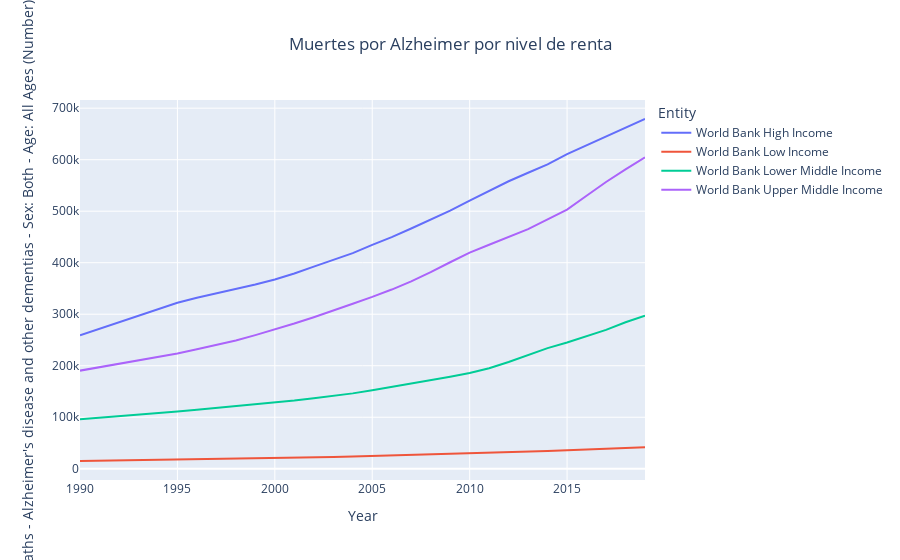

Notebook code for this chart:
### Markdown cell above
## Alzheimer

### Code cell
fig=px.line(
    data_frame=df_income,
    y="Deaths - Alzheimer's disease and other dementias - Sex: Both - Age: All Ages (Number)",
    x="Year",
    color="Entity",
    title= "Muertes por Alzheimer"
            
    )
fig.update_layout(
    title={
        'text': "Muertes por Alzheimer por nivel de renta",
        'x': 0.5,
        'xanchor':'center'

    }
)

### Figure 1 — Plotly figure (JSON) as saved in the notebook; plotly's stock layout.template omitted (floating-point values rounded to 4 significant figures)
{"data": [{"hovertemplate": "Entity=World Bank High Income<br>Year=%{x}<br>Deaths - Alzheimer's disease and other dementias - Sex: Both - Age: All Ages (Number)=%{y}<extra></extra>", "legendgroup": "World Bank High Income", "line": {"color": "#636efa", "dash": "solid"}, "marker": {"symbol": "circle"}, "mode": "lines", "name": "World Bank High Income", "orientation": "v", "showlegend": true, "type": "scatter", "x": [1990, 1991, 1992, 1993, 1994, 1995, 1996, 1997, 1998, 1999, 2000, 2001, 2002, 2003, 2004, 2005, 2006, 2007, 2008, 2009, 2010, 2011, 2012, 2013, 2014, 2015, 2016, 2017, 2018, 2019], "xaxis": "x", "y": [259091, 271968, 284715, 297919, 310010, 322227, 331957, 340163, 348669, 357625, 367349, 378978, 392330, 406013, 418668, 434650, 449698, 466455, 484132, 501108, 520681, 540189, 558154, 574664, 590861, 610933, 628243, 644658, 662914, 678988], "yaxis": "y"}, {"hovertemplate": "Entity=World Bank Low Income<br>Year=%{x}<br>Deaths - Alzheimer's disease and other dementias - Sex: Both - Age: All Ages (Number)=%{y}<extra></extra>", "legendgroup": "World Bank Low Income", "line": {"color": "#EF553B", "dash": "solid"}, "marker": {"symbol": "circle"}, "mode": "lines", "name": "World Bank Low Income", "orientation": "v", "showlegend": true, "type": "scatter", "x": [1990, 1991, 1992, 1993, 1994, 1995, 1996, 1997, 1998, 1999, 2000, 2001, 2002, 2003, 2004, 2005, 2006, 2007, 2008, 2009, 2010, 2011, 2012, 2013, 2014, 2015, 2016, 2017, 2018, 2019], "xaxis": "x", "y": [15071, 15569, 16112, 16660, 17208, 17704, 18196, 18744, 19371, 20003, 20694, 21314, 22130, 22908, 23835, 24773, 25762, 26642, 27683, 28700, 29787, 30953, 32131, 33345, 34475, 35746, 37079, 38588, 40203, 41753], "yaxis": "y"}, {"hovertemplate": "Entity=World Bank Lower Middle Income<br>Year=%{x}<br>Deaths - Alzheimer's disease and other dementias - Sex: Both - Age: All Ages (Number)=%{y}<extra></extra>", "legendgroup": "World Bank Lower Middle Income", "line": {"color": "#00cc96", "dash": "solid"}, "marker": {"symbol": "circle"}, "mode": "lines", "name": "World Bank Lower Middle Income", "orientation": "v", "showlegend": true, "type": "scatter", "x": [1990, 1991, 1992, 1993, 1994, 1995, 1996, 1997, 1998, 1999, 2000, 2001, 2002, 2003, 2004, 2005, 2006, 2007, 2008, 2009, 2010, 2011, 2012, 2013, 2014, 2015, 2016, 2017, 2018, 2019], "xaxis": "x", "y": [95964, 98776, 101594, 104752, 108030, 111256, 114665, 118283, 121580, 124515, 128153, 132331, 136994, 141426, 146333, 152549, 158927, 165074, 171928, 178670, 186026, 195160, 207292, 221461, 234248, 245056, 256619, 269652, 284473, 297323], "yaxis": "y"}, {"hovertemplate": "Entity=World Bank Upper Middle Income<br>Year=%{x}<br>Deaths - Alzheimer's disease and other dementias - Sex: Both - Age: All Ages (Number)=%{y}<extra></extra>", "legendgroup": "World Bank Upper Middle Income", "line": {"color": "#ab63fa", "dash": "solid"}, "marker": {"symbol": "circle"}, "mode": "lines", "name": "World Bank Upper Middle Income", "orientation": "v", "showlegend": true, "type": "scatter", "x": [1990, 1991, 1992, 1993, 1994, 1995, 1996, 1997, 1998, 1999, 2000, 2001, 2002, 2003, 2004, 2005, 2006, 2007, 2008, 2009, 2010, 2011, 2012, 2013, 2014, 2015, 2016, 2017, 2018, 2019], "xaxis": "x", "y": [190487, 196850, 203470, 210243, 216925, 223626, 231847, 240146, 249146, 259477, 270419, 281906, 294237, 306663, 320313, 333641, 347912, 363889, 381557, 400919, 419449, 434839, 449933, 465229, 484174, 503209, 529898, 556742, 581026, 604357], "yaxis": "y"}], "layout": {"legend": {"title": {"text": "Entity"}, "tracegroupgap": 0}, "title": {"text": "Muertes por Alzheimer por nivel de renta", "x": 0.5, "xanchor": "center"}, "xaxis": {"anchor": "y", "domain": [0, 1], "title": {"text": "Year"}}, "yaxis": {"anchor": "x", "domain": [0, 1], "title": {"text": "Deaths - Alzheimer's disease and other dementias - Sex: Both - Age: All Ages (Number)"}}}}
